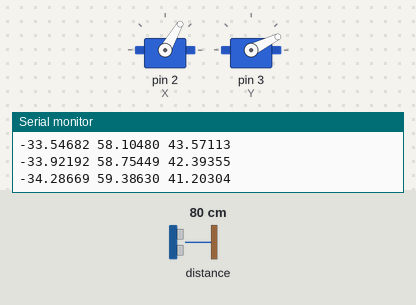
Bench run of a sketch on a simulated Arduino Uno, built with avr-gcc and run on an emulated ATmega328P. Shown: 2 × servo, the last lines printed to the serial monitor. Inputs (shaded band) come from the test bench; at power-on: distance to the obstacle 80 cm.

Above: at 0.79 s.
At 1.2 s:
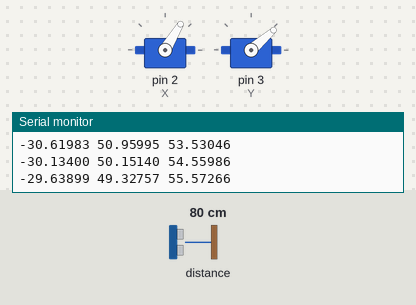
1.3 s: distance to the obstacle set to 299 cm
At 1.75 s:
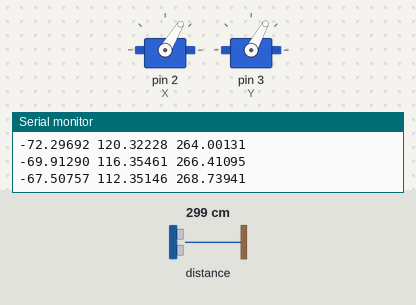
Timing chart, 0 to 35.2 s (numbered marks = the images above; inputs shaded):
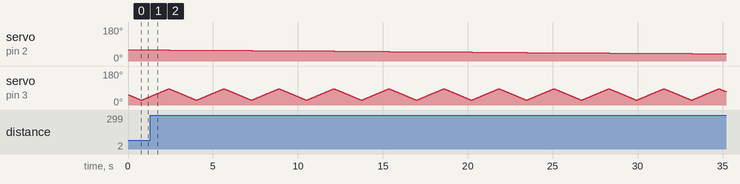

The sketch:

Lidar.ino
```cpp
#include<Servo.h>
#include<LIDARLite.h>
Servo X;
Servo Y;
LIDARLite lidar;


// Motor Setup
// Motor Min Max Angle Definitions
int xmin=30;
int xmax=90;
int ymin=26;
int ymax=86;
// Motor Step
int increment=1;
// Keeping Track of previous position
int prevx = 0;
int prevy = 0;
int xpos = (xmin + xmax)/2;
int ypos = (ymin + ymax)/2;

boolean scanx = false;
boolean scany = false;
// Lidar Loop Setups
int counter = 0;
int radius = 0;
int lastradius = 0;


// Math setup
float pi = 3.14159265;
float deg2rad = pi/180.0;


void setup() {
  lidar.begin(0, true); //initiate lidar
  lidar.configure(0); // configure lidar in mode 0
  X.attach(2);
  Y.attach(3);
  X.write(xpos);
  Y.write(ypos);
  Serial.begin(115200);
}

void loop() {
  //scanning
  if(scany){
    ypos +=increment;
  }else{
    ypos -= increment;
  }
  if(ypos>ymax || ypos<ymin){
    scany = !scany;
      if(scanx){
        xpos +=increment;
      }else{
        xpos -= increment;
      }
       if(xpos>xmax || xpos<xmin){
        scanx = !scanx;
       }
}

  xpos = min(max(xpos, xmin), xmax);
  ypos = min(max(ypos, ymin), ymax);
  bool moved = moveServos();
  counter+=1;
    if(counter%100 == 0){
      radius = lidar.distance();
    } else{
      radius = lidar.distance(false);
    }
    if(abs(radius-lastradius) > 2){
      lastradius = radius;
    }
    if(moved){
      float azimuth = xpos * deg2rad;
      float elevation = (180 - ymax + ypos) * deg2rad;
      double x = radius * sin(elevation) * cos(azimuth);
      double y = radius * sin(elevation) * sin(azimuth);
      double z = radius * cos(elevation);
      Serial.println(String(-x, 5) + " " + String(y, 5) + " " + String(-z, 5));
    }
 }

bool moveServos()
{
  bool moved = false;
  static int lastPosX;
  static int lastPosY;
  int delta = 0;
  if (xpos != prevx) {
    delta += abs(xpos - prevx);
    X.write(xpos);
    prevx = xpos;
    moved = true;
  }
  if (ypos!= prevy) {
    delta += abs(ypos- prevy);
    Y.write(ypos);
    prevy = ypos;
    moved = true;
  }
  delay(15);
  return moved;
}
```
